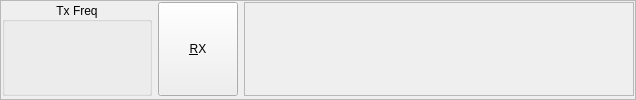
<?xml version="1.0" encoding="UTF-8"?>
<ui version="4.0">
 <class>CTxDisplay</class>
 <widget class="QFrame" name="CTxDisplay">
  <property name="geometry">
   <rect>
    <x>0</x>
    <y>0</y>
    <width>636</width>
    <height>100</height>
   </rect>
  </property>
  <property name="windowTitle">
   <string>Frame</string>
  </property>
  <property name="frameShape">
   <enum>QFrame::StyledPanel</enum>
  </property>
  <property name="frameShadow">
   <enum>QFrame::Raised</enum>
  </property>
  <layout class="QGridLayout" name="gridLayout">
   <property name="margin">
    <number>1</number>
   </property>
   <property name="spacing">
    <number>2</number>
   </property>
   <item row="0" column="0">
    <layout class="QHBoxLayout" name="horizontalLayout" stretch="0,0,1">
     <property name="spacing">
      <number>6</number>
     </property>
     <property name="sizeConstraint">
      <enum>QLayout::SetMinimumSize</enum>
     </property>
     <property name="bottomMargin">
      <number>2</number>
     </property>
     <item>
      <widget class="FrequencySelect" name="TxFreq">
       <property name="minimumSize">
        <size>
         <width>150</width>
         <height>0</height>
        </size>
       </property>
       <property name="maximumSize">
        <size>
         <width>150</width>
         <height>16777215</height>
        </size>
       </property>
       <property name="title">
        <string>Tx Freq</string>
       </property>
       <property name="alignment">
        <set>Qt::AlignCenter</set>
       </property>
      </widget>
     </item>
     <item>
      <widget class="CLedButton" name="TxFunctions">
       <property name="sizePolicy">
        <sizepolicy hsizetype="Minimum" vsizetype="Minimum">
         <horstretch>0</horstretch>
         <verstretch>0</verstretch>
        </sizepolicy>
       </property>
       <property name="minimumSize">
        <size>
         <width>40</width>
         <height>40</height>
        </size>
       </property>
       <property name="text">
        <string>&amp;RX</string>
       </property>
      </widget>
     </item>
     <item>
      <widget class="TxWindow" name="txWindow">
       <property name="focusPolicy">
        <enum>Qt::StrongFocus</enum>
       </property>
       <property name="frameShape">
        <enum>QFrame::StyledPanel</enum>
       </property>
       <property name="frameShadow">
        <enum>QFrame::Raised</enum>
       </property>
      </widget>
     </item>
    </layout>
   </item>
  </layout>
 </widget>
 <customwidgets>
  <customwidget>
   <class>FrequencySelect</class>
   <extends>QGroupBox</extends>
   <header>frequencyselect.h</header>
   <container>1</container>
   <slots>
    <signal>FrequencyChanged(double)</signal>
   </slots>
  </customwidget>
  <customwidget>
   <class>CLedButton</class>
   <extends>QPushButton</extends>
   <header>cledbutton.h</header>
  </customwidget>
  <customwidget>
   <class>TxWindow</class>
   <extends>QFrame</extends>
   <header>txwindow.h</header>
   <container>1</container>
  </customwidget>
 </customwidgets>
 <resources/>
 <connections/>
</ui>
